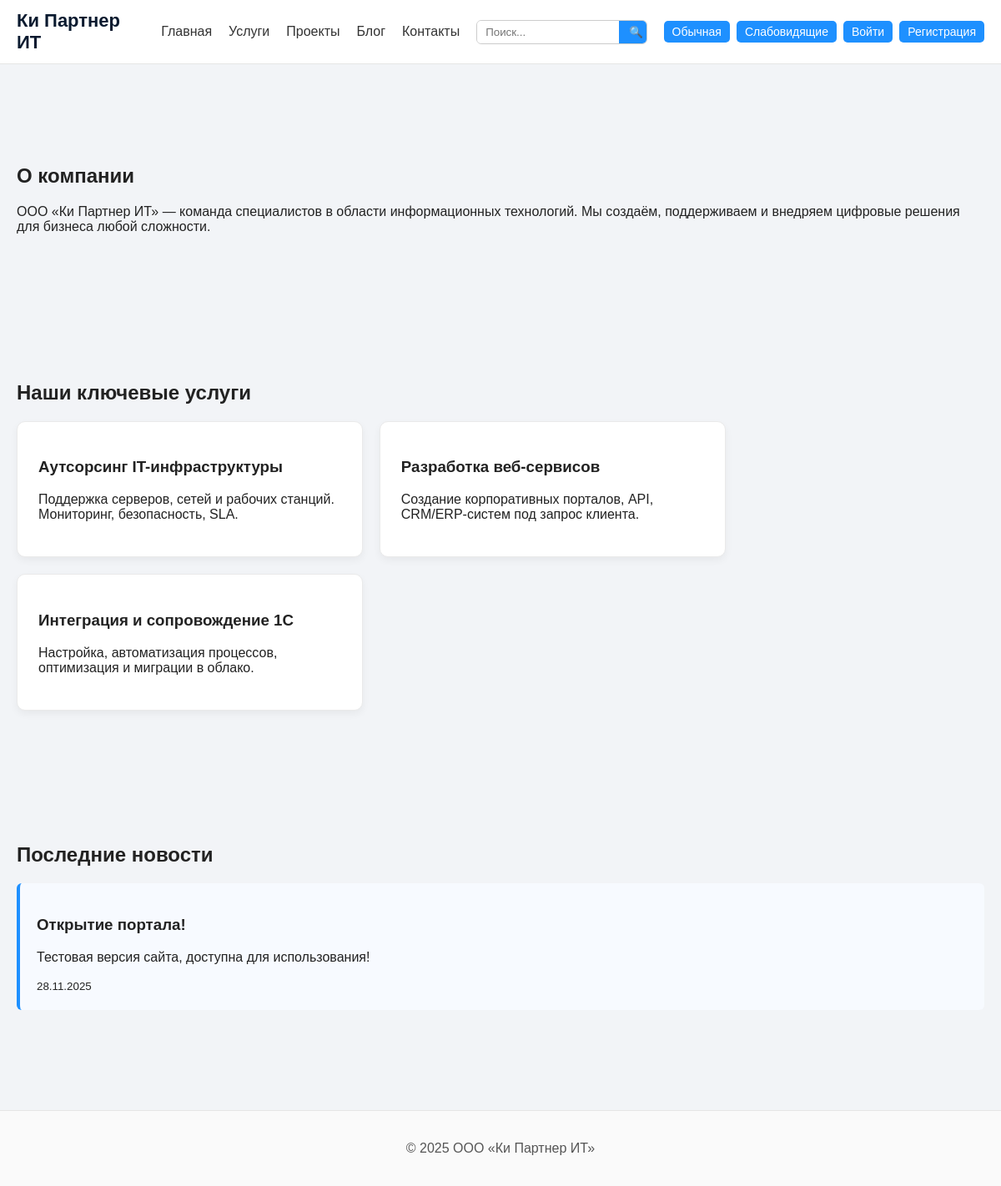
The page / on the database its author committed.
### core/models.py (models this page shows, shortened)
class News(models.Model):
    title = models.CharField("Заголовок", max_length=200)
    content = models.TextField("Текст новости")
    created_at = models.DateTimeField("Дата", auto_now_add=True)
    is_published = models.BooleanField("Опубликовано", default=True)
    class Meta:
        ordering = ["-created_at"]
        verbose_name = "Новость"
        verbose_name_plural = "Новости"

### core/views.py (the view)
# urls.py: path('', views.home, name='home'),
def home(request):
    latest_news = News.objects.filter(is_published=True)[:3]
    return render(request, 'core/home.html', {"latest_news": latest_news})

### templates/core/home.html (shortened to what this page needs)
{% extends 'core/base.html' %}
{% load static %}
{% block content %}
<section class="section container">
    <h2>О компании</h2>
    <p>
        ООО «Ки Партнер ИТ» — команда специалистов в области информационных технологий.
        Мы создаём, поддерживаем и внедряем цифровые решения для бизнеса любой сложности.
    </p>
</section>
<section class="section container">
    <h2>Наши ключевые услуги</h2>
    <div class="cards">
        <div class="card">
            <h3>Аутсорсинг IT-инфраструктуры</h3>
            <p>Поддержка серверов, сетей и рабочих станций. Мониторинг, безопасность, SLA.</p>
        </div>
        <div class="card">
            <h3>Разработка веб-сервисов</h3>
            <p>Создание корпоративных порталов, API, CRM/ERP-систем под запрос клиента.</p>
        </div>
        <div class="card">
            <h3>Интеграция и сопровождение 1С</h3>
            <p>Настройка, автоматизация процессов, оптимизация и миграции в облако.</p>
        </div>
    </div>
</section>
<section class="section container">
    <h2>Последние новости</h2>
    {% for item in latest_news %}
    <div class="news-item">
        <h3>{{ item.title }}</h3>
        <p>{{ item.content|truncatechars:200 }}</p>
        <small>{{ item.created_at|date:"d.m.Y" }}</small>
    </div>
    {% empty %}
    <p>Новостей пока нет.</p>
    {% endfor %}
</section>
{% endblock %}

### static/core/css/style_default.css (style rules this page uses)
body { font-family: Arial, sans-serif; background: #f2f4f7; color: #222; margin: 0; padding: 0; }
.container { max-width: 1200px; margin: 0 auto; padding: 40px 20px; }
.section { margin-top: 60px; }
.cards { display: flex; gap: 20px; flex-wrap: wrap; }
.card { background: white; border-radius: 10px; padding: 25px; width: calc(33% - 20px); box-shadow: 0 4px 10px rgba(0,0,0,0.05); border: 1px solid #eaeaea; transition: 0.3s; }
.news-item { padding: 20px; border-left: 4px solid #1E90FF; background: #f7faff; margin-bottom: 20px; border-radius: 6px; }

### rows shown on the page
News: title "Открытие портала!", content "Тестовая версия сайта, доступна для использования!", created_at "28.11.2025"
